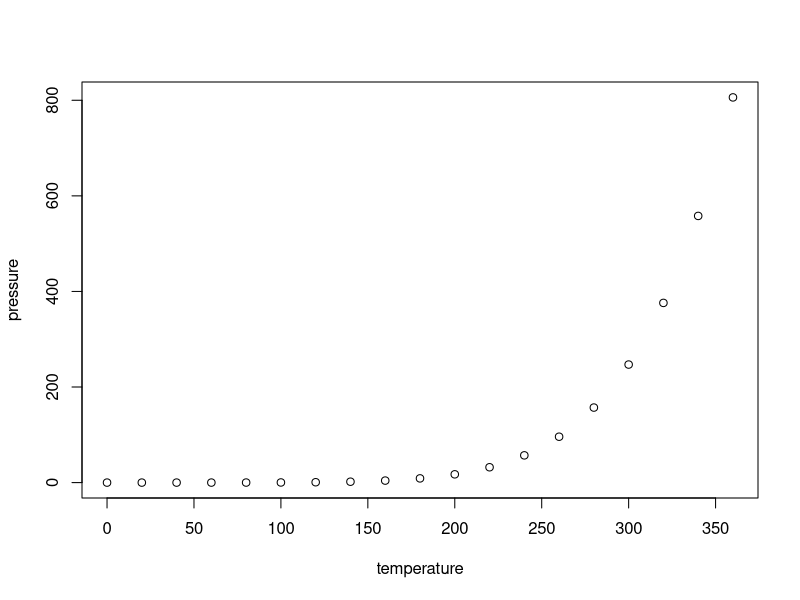
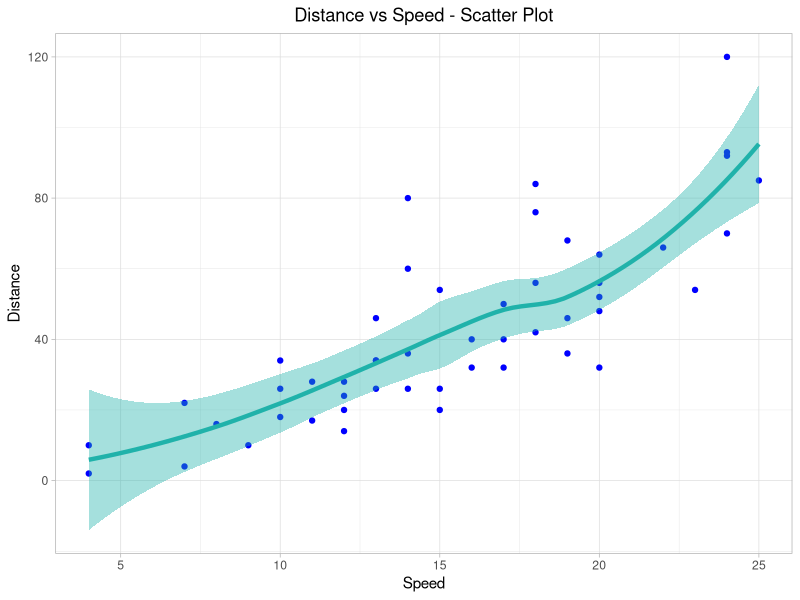

Here is the R script that generated these plots, in order:
## ---- chunk 1
knitr::opts_chunk$set(echo = TRUE)
## ---- chunk 2
summary(cars)
## ---- chunk 3
plot(pressure)
## ---- chunk 4
library(ggplot2)
s <- ggplot(cars, aes(x = speed, y = dist))+geom_point(colour="blue")+theme_light()+labs(x = "Speed", y = "Distance")+ggtitle("Distance vs Speed - Scatter Plot")+theme(plot.title = element_text(hjust = 0.5))+geom_smooth (method = "loess", size = 1.5, colour =
"lightseagreen ", fill = "lightseagreen")
s
